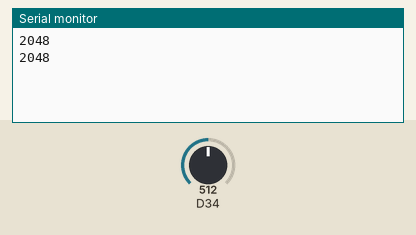
This sketch was run on a simulated Arduino Due. Shown: the last lines printed to the serial monitor. The inputs (shaded band) are chosen by the test bench; at power-on: D34 = 512 (analog values on the 0–1023 scale).

Above: at 1.8 s.
1.9 s: D34 set to 716
At 2.8 s:
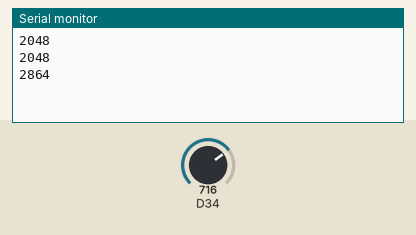
3.4 s: D34 set to 900
At 4.4 s:
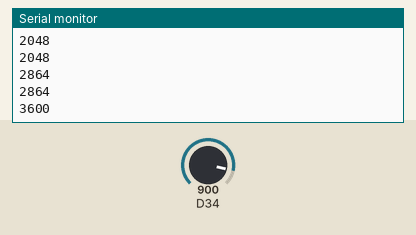
Timing chart, 0 to 6.4 s (numbered marks = the images above; inputs shaded):
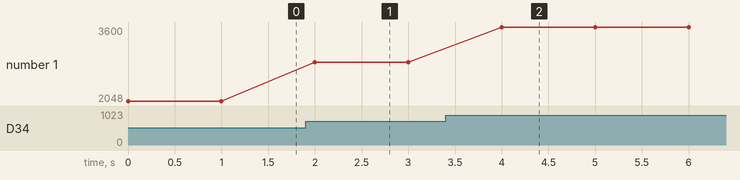

Measured:
- after the input at 1.9 s, the serial monitor: prints a new line after 0.10 s (image 1)
- after the input at 3.4 s, the serial monitor: prints a new line after 0.60 s (image 2)
- plotted number 1: 2048 → 2864 after the input at 1.9 s, 2864 → 3600 after the input at 3.4 s

The sketch:

application01_2_analogin.ino
```cpp
void setup() {
  Serial.begin(9600); // Start the Serial communication
  analogReadResolution(12); // Set the resolution to 12-bit (0 - 4095)
}

void loop() {
  int sensorValue = analogRead(34); // Read the input on ADC1_CHANNEL_6 (GPIO34)
  Serial.println(sensorValue); // Print the value to the Serial Monitor
  delay(1000); // Wait for a second
}
```
